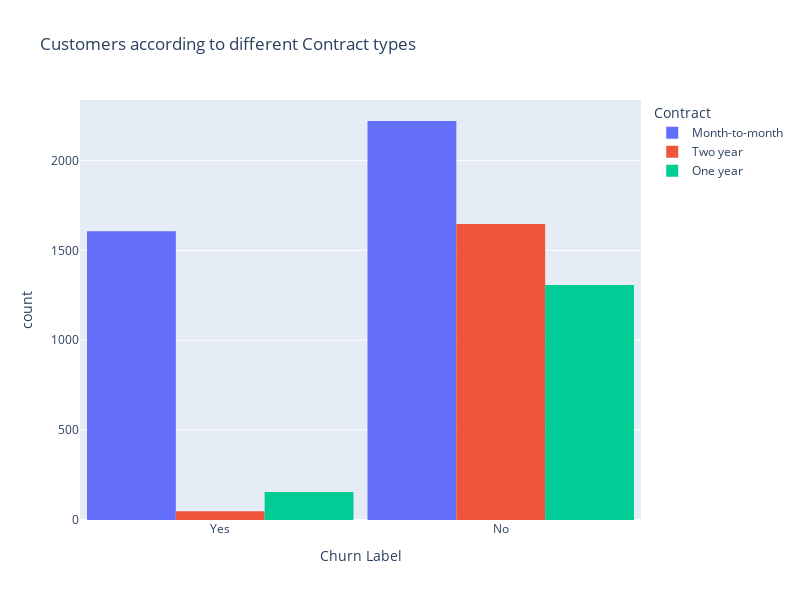

The code cell stored with this chart in its notebook:
### Markdown cell above
**CONTRACT TYPES**

### Code cell
fig = px.histogram(df, x="Churn Label", color="Contract", barmode="group",
                   title="Customers according to different Contract types",)
fig.update_layout(width=800, height=600, bargap=0.05)
fig.show()

### Figure 1 — Plotly figure (JSON) as saved in the notebook; plotly's stock layout.template omitted (floating-point values rounded to 4 significant figures; data arrays with more than 128 entries replaced by an {"elided": "..."} marker saying what was removed)
{"data": [{"alignmentgroup": "True", "bingroup": "x", "hovertemplate": "Contract=Month-to-month<br>Churn Label=%{x}<br>count=%{y}<extra></extra>", "legendgroup": "Month-to-month", "marker": {"color": "#636efa", "pattern": {"shape": ""}}, "name": "Month-to-month", "offsetgroup": "Month-to-month", "orientation": "v", "showlegend": true, "type": "histogram", "x": {"elided": "3826 str values"}, "xaxis": "x", "yaxis": "y"}, {"alignmentgroup": "True", "bingroup": "x", "hovertemplate": "Contract=Two year<br>Churn Label=%{x}<br>count=%{y}<extra></extra>", "legendgroup": "Two year", "marker": {"color": "#EF553B", "pattern": {"shape": ""}}, "name": "Two year", "offsetgroup": "Two year", "orientation": "v", "showlegend": true, "type": "histogram", "x": {"elided": "1695 str values"}, "xaxis": "x", "yaxis": "y"}, {"alignmentgroup": "True", "bingroup": "x", "hovertemplate": "Contract=One year<br>Churn Label=%{x}<br>count=%{y}<extra></extra>", "legendgroup": "One year", "marker": {"color": "#00cc96", "pattern": {"shape": ""}}, "name": "One year", "offsetgroup": "One year", "orientation": "v", "showlegend": true, "type": "histogram", "x": {"elided": "1463 str values"}, "xaxis": "x", "yaxis": "y"}], "layout": {"bargap": 0.05, "barmode": "group", "height": 600, "legend": {"title": {"text": "Contract"}, "tracegroupgap": 0}, "title": {"text": "Customers according to different Contract types"}, "width": 800, "xaxis": {"anchor": "y", "domain": [0, 1], "title": {"text": "Churn Label"}}, "yaxis": {"anchor": "x", "domain": [0, 1], "title": {"text": "count"}}}}
